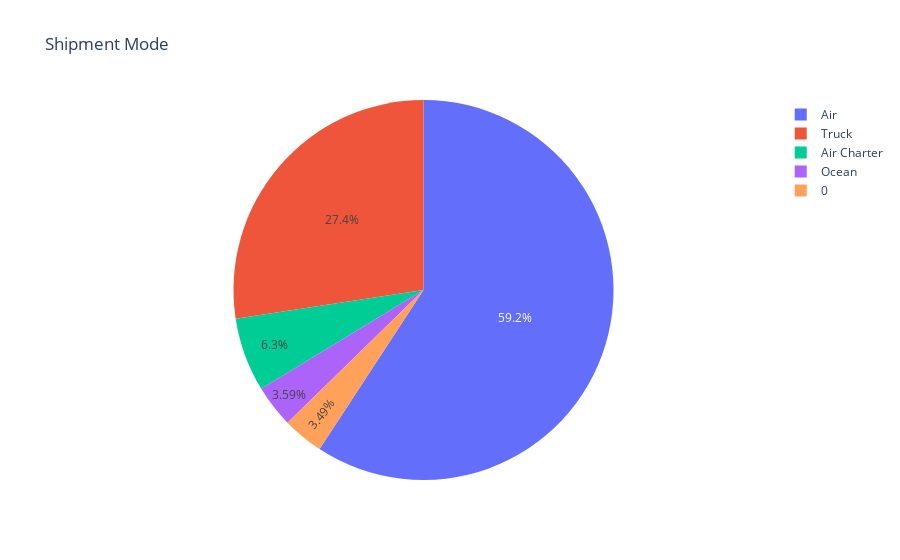

Notebook code cell kept with this figure:
### Code cell
#Shipment Mode percentage wise Pie Chart
ShippingMode = DataSet["Shipment Mode"].value_counts()
labels = (np.array(ShippingMode.index))
sizes = (np.array((ShippingMode / ShippingMode.sum())*100))

trace = go.Pie(labels=labels, values=sizes)
layout = go.Layout(title="Shipment Mode")
dat = [trace]
fig = go.Figure(data=dat, layout=layout)
py.iplot(fig, filename="Shipment Mode")

### Figure 1 — Plotly figure (JSON) as saved in the notebook; plotly's stock layout.template omitted (floating-point values rounded to 4 significant figures)
{"data": [{"labels": ["Air", "Truck", "Air Charter", "Ocean", 0], "type": "pie", "values": [59.21, 27.41, 6.296, 3.594, 3.487]}], "layout": {"title": {"text": "Shipment Mode"}}}
